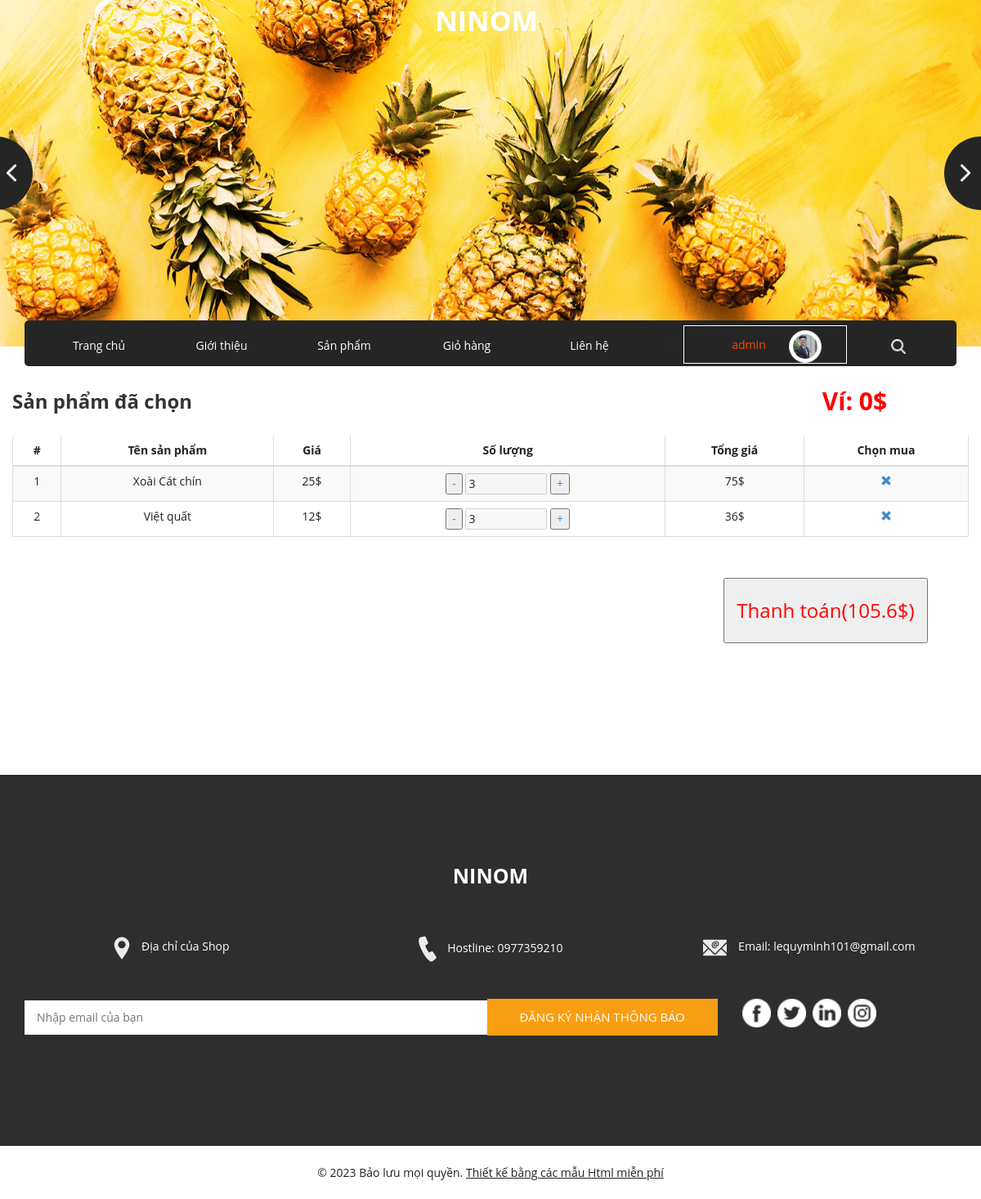
Screenshot of /User/testimonial.php (signed in) with the database file from the repository.
### tables this page shows
CREATE TABLE `dsuser` (
  `ID_User` int(11) NOT NULL,
  `Name_User` varchar(50) NOT NULL,
  `Sex` varchar(50) NOT NULL,
  `Address` varchar(50) NOT NULL,
  `Date` date NOT NULL,
  `PhoneNumber` varchar(50) NOT NULL,
  `Email` varchar(50) NOT NULL,
  `Avt` varchar(50) NOT NULL,
  `Wallet` double NOT NULL,
  `Chucvu` varchar(50) NOT NULL,
  `Name_TK` varchar(50) NOT NULL
);

CREATE TABLE `dssp` (
  `ID_SP` int(11) NOT NULL,
  `Name_SP` varchar(50) NOT NULL,
  `SLConLai` int(11) NOT NULL,
  `SLDaBan` int(11) NOT NULL,
  `Price` float NOT NULL,
  `Image_SP` varchar(255) NOT NULL,
  `MoTa` text NOT NULL,
  `TysoGiamGia` int(11) NOT NULL
);

CREATE TABLE `giohang` (
  `ID` int(11) NOT NULL,
  `ID_SP` int(11) NOT NULL,
  `SL` int(11) NOT NULL
);

### User/Control.php (called while the page is built, shortened)
<?php
    include("../Connect.php");
    class data{
        function Load_SP(){
            global $con;
            $sql = "SELECT* FROM dssp";
            $run = mysqli_query($con,$sql);
            return $run;
        }
        function Search_User($tentk){
            global $con;
            $sql = "SELECT* FROM dsuser WHERE Name_TK = '$tentk'";
            $run = mysqli_query($con,$sql);
            return $run;
        }
        function Load_Giohang(){
            global $con;
            $sql = "SELECT* FROM Giohang";
            $run = mysqli_query($con,$sql);
            return $run;
        }
    }

### User/testimonial.php (the view, shortened to what this page needs)
<!DOCTYPE html>
<html>
<head>
  <link rel="stylesheet" type="text/css"
    href="https://cdnjs.cloudflare.com/ajax/libs/OwlCarousel2/2.1.3/assets/owl.carousel.min.css" />
  <link rel="stylesheet" type="text/css" href="css/bootstrap.css" />
  <link href="css/style.css" rel="stylesheet" />
  <link href="../Admin/assets/css/bootstrap.css" rel="stylesheet" />
  <link href="../Admin/assets/css/font-awesome.css" rel="stylesheet" />
  <link href="../Admin/assets/css/basic.css" rel="stylesheet" />
  <link href="../Admin/assets/css/custom.css" rel="stylesheet" />
  <link href="css/responsive.css" rel="stylesheet" />
</head>
<body>
  <?php
      include("Control.php");
      $getdata = new data();
      $input = $getdata->Search_User($_SESSION['TenTK']);
      $ttcn = mysqli_fetch_array($input);
  ?>
  <div class="hero_area">
    <a href="Trangchu.php"><div class="brand_box">
      <div class="navbar-brand">
        <span>
          Ninom
        </span>
      </div>
    </div></a>
    <section class=" slider_section position-relative">
      <div id="carouselExampleControls" class="carousel slide " data-ride="carousel">
        <div class="carousel-inner">
          <div class="carousel-item active">
            <div class="img-box">
              <img src="images/niniom_banner/slider-img.jpg" alt="">
            </div>
          </div>
        </div>
        <a class="carousel-control-prev" href="#carouselExampleControls" role="button" data-slide="prev">
        </a>
        <a class="carousel-control-next" href="#carouselExampleControls" role="button" data-slide="next">
        </a>
      </div>
    </section>
  </div>
  <section class="nav_section">
    <div class="container">
      <div class="custom_nav2">
        <nav class="navbar navbar-expand custom_nav-container ">
          <div class="collapse navbar-collapse" id="navbarSupportedContent" style="max-height: 34px;">
            <div class="d-flex  flex-column flex-lg-row align-items-center">
              <ul class="navbar-nav  ">
                <li class="nav-item active">
                  <a class="nav-link" style="width: 150px;" href="Trangchu.php">Trang chủ</a>
                </li>
                <li class="nav-item">
                  <a class="nav-link" style="width: 150px;" href="about.php">Giới thiệu</a>
                </li>
                <li class="nav-item">
                  <a class="nav-link" style="width: 150px;" href="fruit.php">Sản phẩm</a>
                </li>
                <li class="nav-item">
                  <a class="nav-link" style="width: 150px;" href="testimonial.php">Giỏ hàng</a>
                </li>
                <li class="nav-item">
                  <a class="nav-link" style="width: 150px;" href="contact.php">Liên hệ</a>
                </li>
                <li class="nav-item" style="width: 200px; max-height: 50px;">
                    <ul id="main-menu">
                      <li>
                        <a class="nav-link" href="#" style="width: 200px; border: 1px solid white; margin-top: -5px; color: orangered;"><?php echo$ttcn['Name_TK']; ?>
                          <img src="../User/images/image_User/<?php echo$ttcn['Avt']; ?>" class="img-thumbnail" style="width: 40px; height: 40px; margin-top: -5px; border-radius: 50%; float: right;" />
                        </a>
                      </li>
                    </ul>
                </li>
              </ul>
              <form class="form-inline my-2 my-lg-0 ml-0 ml-lg-4 mb-3 mb-lg-0">
                <button class="btn  my-2 my-sm-0 nav_search-btn" style="margin-left: 70px;" type="submit"></button>
              </form>
            </div>
          </div>
        </nav>
      </div>
    </div>
  </section>
  <div class="panel-heading" style="font-weight: bold;">
    <span style="font-size: 24px;">Sản phẩm đã chọn</span>
    <div style="float: right; margin-right: 100px; font-size: 30px; color: red;">Ví: <?php echo$ttcn['Wallet'].'$'; ?></div>
  </div>
  <div class="panel-body">
    <div class="table-responsive" style="height: 400px; overflow: auto;">
        <table class="table table-striped table-bordered table-hover" style="text-align: center;">
          <thead>
            <tr  style="font-weight: bold;">
              <td>#</td>
              <td>Tên sản phẩm</td>
              <td>Giá</td>
              <td>Số lượng</td>
              <td>Tổng giá</td>
              <td>Chọn mua</td>
            </tr>
          </thead>
          <tbody>
              <?php
                  $select_gh = $getdata->Load_Giohang();
                  $listsp = $getdata->Load_SP();
                  $stt = 0;
                  $tongtt = 0;
                  foreach($select_gh as $sp){
                    foreach($listsp as $s){
                      if($s['ID_SP'] == $sp['ID_SP']){
                        $stt++;
              ?>
                    <tr>
                        <td><?php echo$stt; ?></td>
                        <td><?php echo$s["Name_SP"]; ?></td>
                        <td><?php echo$s["Price"]; ?>$</td>
                        <td>
                          <a href="upsl.php?idsp=<?php echo$sp['ID_SP']; ?>&sl=<?php echo$sp["SL"]-1; ?>"><input type="button" value="-"></a>
                          <input type="number" name="sl<?php echo$stt; ?>" style="width: 100px;" value="<?php echo$sp["SL"]; ?>" disabled>
                          <a href="upsl.php?idsp=<?php echo$sp['ID_SP']; ?>&sl=<?php echo$sp["SL"]+1; ?>"><input type="button" value="+"></a>
                        </td>
                        <td><?php echo$s["Price"]*$sp["SL"]; $tongtt += ($s["Price"]-$s["Price"]*$s['TysoGiamGia']/100)*$sp["SL"]; ?>$</td>
                        <td><a href="Bokhoigio.php?idsp=<?php echo$sp['ID_SP']; ?>" onclick="return(confirm('Bạn có muốn bỏ sản phảm khỏi giỏ hàng'))">
                            <span class="glyphicon glyphicon-remove"></span>
                        </a></td>
                    </tr>
              <?php
                      }
                    }
                  }
              ?>
          </tbody>
        </table>
        <a href="ThanhToan.php?tk=<?php echo$_SESSION['TenTK'] ?>" style="float: right; font-size: 24px; margin-right: 50px; margin-top: 30px; color: red;">
          <input type="button" style=" width: 250px; height: 80px;" value="Thanh toán(<?php echo$tongtt; ?>$)">
        </a>
    </div>
  </div>
  <section class="info_section layout_padding">
    <div class="container">
      <div class="info_logo">
        <h2>
          NiNom
        </h2>
      </div>
      <div class="info_contact">
        <div class="row">
          <div class="col-md-4">
            <a href="">
              <img src="images/location.png" alt="">
              <span>
                Địa chỉ của Shop
              </span>
            </a>
          </div>
          <div class="col-md-4">
            <a href="">
              <img src="images/call.png" alt="">
              <span>
                Hostline: 0977359210
              </span>
            </a>
          </div>
          <div class="col-md-4">
            <a href="">
              <img src="images/mail.png" alt="">
              <span>
                Email: lequyminh101@gmail.com
              </span>
            </a>
          </div>
        </div>
      </div>
      <div class="row">
        <div class="col-md-8 col-lg-9">
          <div class="info_form">
            <form action="">
              <input type="text" placeholder="Nhập email của bạn">
              <button>
                Đăng ký nhận thông báo
              </button>
            </form>
          </div>
        </div>
        <div class="col-md-4 col-lg-3">
          <div class="info_social">
            <div>
              <a href="">
                <img src="images/facebook-logo-button.png" alt="">
              </a>
            </div>
            <div>
              <a href="">
                <img src="images/twitter-logo-button.png" alt="">
              </a>
            </div>
            <div>
              <a href="">
                <img src="images/linkedin.png" alt="">
              </a>
            </div>
            <div>
              <a href="">
                <img src="images/instagram.png" alt="">
              </a>
            </div>
          </div>
        </div>
      </div>
    </div>
  </section>
  <section class="container-fluid footer_section ">
    <p>
      &copy; <span id="displayYear"></span> Bảo lưu mọi quyền.
      <a href="https://html.design/" style="text-decoration: underline;"> Thiết kế bằng các mẫu Html miễn phí</a>
    </p>
  </section>
</body>
</html>

### User/css/style.css (style rules this page uses)
body { font-family: "Poppins", sans-serif; color: #040000; background-color: #ffffff; }
.layout_padding { padding: 90px 0; }
.brand_box { position: absolute; top: 0; left: 0; z-index: 9; width: 100%; display: -webkit-box; display: -ms-flexbox; display: flex; -webkit-box-pack: center; -ms-flex-pack: center; justify-content: center; }
.brand_box .navbar-brand span { font-size: 34px; font-weight: bold; color: #ffffff; text-transform: uppercase; }
a, a:hover, a:focus { text-decoration: none; }
.btn, .btn:focus { outline: none !important; -webkit-box-shadow: none; box-shadow: none; }
.custom_nav-container { z-index: 99999; padding: 15px 0; }
.custom_nav-container .nav_search-btn { margin: auto; }
.slider_section div#carouselExampleControls { overflow: hidden; }
.slider_section .img-box img { width: 100%; }
.slider_section .carousel-control-prev, .slider_section .carousel-control-next { width: 90px; height: 90px; background-color: #252525; opacity: 1; top: 50%; -webkit-transform: translateY(-50%); transform: translateY(-50%); background-repeat: no-repeat; background-size: 12px; }
.slider_section .carousel-control-prev { border-radius: 0 100% 100% 0; background-image: url(../images/prev.png); left: -50px; background-position: 58px center; }
.slider_section .carousel-control-next { border-radius: 100% 0 0 100%; background-image: url(../images/next.png); right: -45px; background-position: 20px center; }
.nav_section { margin-top: -32px; }
.nav_section .custom_nav2 .custom_nav-container { padding: 10px 0; background-color: #252525; border-radius: 5px; }
.nav_section .custom_nav2 .custom_nav-container .navbar-nav .nav-item .nav-link { padding: 10px 30px; color: #ffffff; text-align: center; position: relative; }
.nav_section .custom_nav2 #navbarSupportedContent { -webkit-box-pack: center; -ms-flex-pack: center; justify-content: center; }
.nav_section .custom_nav-container .nav_search-btn { background-image: url(../images/search-icon.png); background-size: 18px; background-repeat: no-repeat; width: 35px; height: 35px; padding: 0; border: none; margin: 0 40px 0 15px; background-position: center; }
.info_section { background-color: #2e2e2e; color: #ffffff; }
.info_section .info_logo h2 { font-size: 2.5rem; text-align: center; text-transform: uppercase; font-weight: bold; }
.info_section .info_contact { margin-top: 60px; margin-bottom: 45px; }
.info_section .info_contact .col-md-4 { display: -webkit-box; display: -ms-flexbox; display: flex; -webkit-box-pack: center; -ms-flex-pack: center; justify-content: center; }
.info_section .info_contact a { color: #ffffff; }
.info_section .info_contact img { max-width: 100%; margin-right: 10px; }
.info_section .info_form { margin: 0 auto; margin-bottom: 45px; }
.info_section .info_form form { display: -webkit-box; display: -ms-flexbox; display: flex; -webkit-box-align: center; -ms-flex-align: center; align-items: center; }
.info_section .info_form form input { background-color: #ffffff; border: none; -webkit-box-flex: 2.5; -ms-flex: 2.5; flex: 2.5; outline: none; color: #000000; min-height: 42.4px; padding-left: 15px; }
.info_section .info_form form input ::placeholder { color: #ffffff; opacity: 0.2; }
.info_section .info_form form button { -webkit-box-flex: 1; -ms-flex: 1; flex: 1; display: inline-block; padding: 9px 30px; background-color: #f89e12; border: 1px solid #f89e12; color: #ffffff; font-size: 15px; text-transform: uppercase; }
.info_section .info_social { display: -webkit-box; display: -ms-flexbox; display: flex; }
.info_section .info_social img { width: 35px; margin-right: 8px; }
.footer_section { background-color: #ffffff; padding: 20px 15px; }
.footer_section p { margin: 0; text-align: center; color: #222222; }
.footer_section a { color: #222222; }

### Admin/assets/css/basic.css (style rules this page uses)
body { font-family: 'Open Sans', sans-serif; line-height:25px; }
@media (min-width:768px) { .navbar { border-radius: 0px; } }

### User/css/responsive.css (style rules this page uses)
@media (min-width: 1200px) { .container { max-width: 1170px; } }

### rows the page displays
dsuser: Name_TK "admin", Avt (picture), Wallet "0"
giohang: SL "3"
dssp: Name_SP "Xoài Cát chín", Price "25", $s['Price']*$sp['SL'] "75"
giohang: SL "3"
dssp: Name_SP "Việt quất", Price "12", $s['Price']*$sp['SL'] "36"
